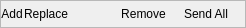
                     <widget class="QFrame" name="frame_35">
                      <property name="sizePolicy">
                       <sizepolicy hsizetype="Minimum" vsizetype="Preferred">
                        <horstretch>0</horstretch>
                        <verstretch>0</verstretch>
                       </sizepolicy>
                      </property>
                      <property name="minimumSize">
                       <size>
                        <width>0</width>
                        <height>28</height>
                       </size>
                      </property>
                      <property name="maximumSize">
                       <size>
                        <width>16777215</width>
                        <height>28</height>
                       </size>
                      </property>
                      <property name="styleSheet">
                       <string notr="true"/>
                      </property>
                      <property name="frameShape">
                       <enum>QFrame::StyledPanel</enum>
                      </property>
                      <property name="frameShadow">
                       <enum>QFrame::Raised</enum>
                      </property>
                      <property name="buttonFrame" stdset="0">
                       <bool>true</bool>
                      </property>
                      <layout class="QGridLayout" name="gridLayout_48">
                       <property name="leftMargin">
                        <number>0</number>
                       </property>
                       <property name="topMargin">
                        <number>0</number>
                       </property>
                       <property name="rightMargin">
                        <number>0</number>
                       </property>
                       <property name="bottomMargin">
                        <number>0</number>
                       </property>
                       <property name="spacing">
                        <number>1</number>
                       </property>
                       <item row="0" column="1">
                        <widget class="QPushButton" name="pushButton_midiSendList_replace">
                         <property name="sizePolicy">
                          <sizepolicy hsizetype="Minimum" vsizetype="Minimum">
                           <horstretch>0</horstretch>
                           <verstretch>0</verstretch>
                          </sizepolicy>
                         </property>
                         <property name="toolTip">
                          <string>Replace the selected item in the list</string>
                         </property>
                         <property name="styleSheet">
                          <string notr="true">border-top-left-radius: 0;
border-bottom-left-radius: 0;
border-top-right-radius: 0;
border-bottom-right-radius: 0;</string>
                         </property>
                         <property name="text">
                          <string>Replace</string>
                         </property>
                        </widget>
                       </item>
                       <item row="0" column="2">
                        <widget class="QToolButton" name="toolButton_midiSendList_down">
                         <property name="sizePolicy">
                          <sizepolicy hsizetype="Minimum" vsizetype="Minimum">
                           <horstretch>0</horstretch>
                           <verstretch>0</verstretch>
                          </sizepolicy>
                         </property>
                         <property name="minimumSize">
                          <size>
                           <width>0</width>
                           <height>0</height>
                          </size>
                         </property>
                         <property name="maximumSize">
                          <size>
                           <width>16777215</width>
                           <height>16777215</height>
                          </size>
                         </property>
                         <property name="toolTip">
                          <string>Move selected item down</string>
                         </property>
                         <property name="styleSheet">
                          <string notr="true">border-top-left-radius: 0;
border-bottom-left-radius: 0;
border-top-right-radius: 0;
border-bottom-right-radius: 0;</string>
                         </property>
                         <property name="text">
                          <string/>
                         </property>
                         <property name="icon">
                          <iconset resource="../images.qrc">
                           <normaloff>:/icons/down.png</normaloff>:/icons/down.png</iconset>
                         </property>
                         <property name="iconSize">
                          <size>
                           <width>22</width>
                           <height>22</height>
                          </size>
                         </property>
                        </widget>
                       </item>
                       <item row="0" column="0">
                        <widget class="QPushButton" name="pushButton_midiSendList_add">
                         <property name="sizePolicy">
                          <sizepolicy hsizetype="Minimum" vsizetype="Minimum">
                           <horstretch>0</horstretch>
                           <verstretch>0</verstretch>
                          </sizepolicy>
                         </property>
                         <property name="maximumSize">
                          <size>
                           <width>16777215</width>
                           <height>16777215</height>
                          </size>
                         </property>
                         <property name="toolTip">
                          <string>Add to list below</string>
                         </property>
                         <property name="styleSheet">
                          <string notr="true">border-top-right-radius: 0;
border-bottom-right-radius: 0;</string>
                         </property>
                         <property name="text">
                          <string>Add</string>
                         </property>
                         <property name="checkable">
                          <bool>false</bool>
                         </property>
                        </widget>
                       </item>
                       <item row="0" column="4">
                        <widget class="QPushButton" name="pushButton_midiSendList_remove">
                         <property name="sizePolicy">
                          <sizepolicy hsizetype="Minimum" vsizetype="Minimum">
                           <horstretch>0</horstretch>
                           <verstretch>0</verstretch>
                          </sizepolicy>
                         </property>
                         <property name="maximumSize">
                          <size>
                           <width>16777215</width>
                           <height>16777215</height>
                          </size>
                         </property>
                         <property name="toolTip">
                          <string>Remove selected item</string>
                         </property>
                         <property name="styleSheet">
                          <string notr="true">border-top-left-radius: 0;
border-bottom-left-radius: 0;
border-top-right-radius: 0;
border-bottom-right-radius: 0;</string>
                         </property>
                         <property name="text">
                          <string>Remove</string>
                         </property>
                        </widget>
                       </item>
                       <item row="0" column="3">
                        <widget class="QToolButton" name="toolButton_midiSendList_up">
                         <property name="sizePolicy">
                          <sizepolicy hsizetype="Minimum" vsizetype="Minimum">
                           <horstretch>0</horstretch>
                           <verstretch>0</verstretch>
                          </sizepolicy>
                         </property>
                         <property name="minimumSize">
                          <size>
                           <width>0</width>
                           <height>0</height>
                          </size>
                         </property>
                         <property name="maximumSize">
                          <size>
                           <width>16777215</width>
                           <height>16777215</height>
                          </size>
                         </property>
                         <property name="toolTip">
                          <string>Move selected item up</string>
                         </property>
                         <property name="styleSheet">
                          <string notr="true">border-top-left-radius: 0;
border-bottom-left-radius: 0;
border-top-right-radius: 0;
border-bottom-right-radius: 0;</string>
                         </property>
                         <property name="text">
                          <string/>
                         </property>
                         <property name="icon">
                          <iconset resource="../images.qrc">
                           <normaloff>:/icons/up.png</normaloff>:/icons/up.png</iconset>
                         </property>
                         <property name="iconSize">
                          <size>
                           <width>22</width>
                           <height>22</height>
                          </size>
                         </property>
                        </widget>
                       </item>
                       <item row="0" column="5">
                        <widget class="QPushButton" name="pushButton_midiSendList_sendAll">
                         <property name="sizePolicy">
                          <sizepolicy hsizetype="Minimum" vsizetype="Minimum">
                           <horstretch>0</horstretch>
                           <verstretch>0</verstretch>
                          </sizepolicy>
                         </property>
                         <property name="minimumSize">
                          <size>
                           <width>78</width>
                           <height>0</height>
                          </size>
                         </property>
                         <property name="toolTip">
                          <string>Send all MIDI messages in the MIDI Send List to the layer output</string>
                         </property>
                         <property name="styleSheet">
                          <string notr="true">border-top-left-radius: 0;
border-bottom-left-radius: 0;</string>
                         </property>
                         <property name="text">
                          <string>Send All</string>
                         </property>
                         <property name="KonfytWideButton" stdset="0">
                          <bool>true</bool>
                         </property>
                        </widget>
                       </item>
                      </layout>
                     </widget>
